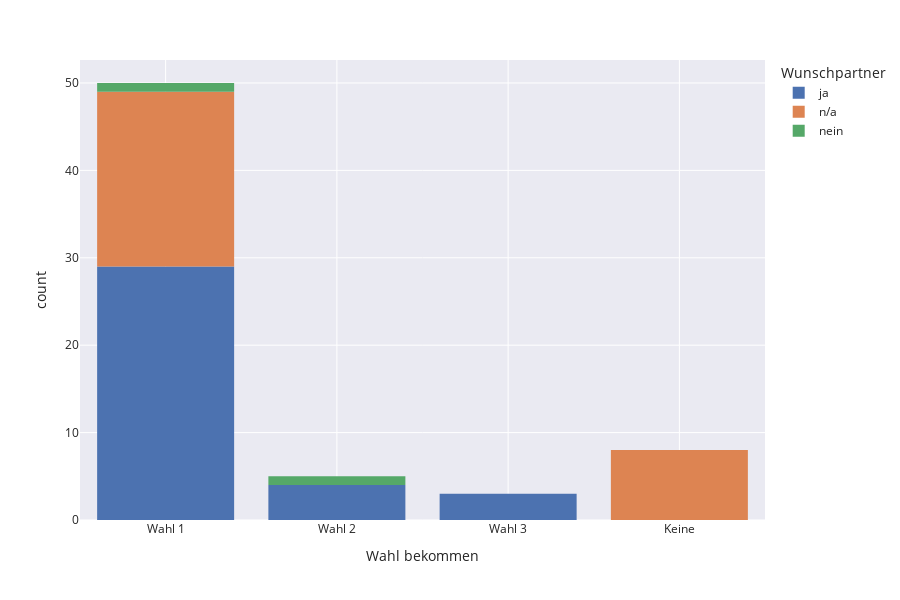

Here is the notebook cell this chart was saved with:
### Code cell
import plotly.io as pio
import plotly.express as px
pio.templates.default = "seaborn"

px.histogram(data_frame=df, x="Wahl bekommen", color="Wunschpartner", category_orders={"Wahl bekommen": ["Wahl 1", "Wahl 2", "Wahl 3", "Keine"],
                                                                                       "Wunschpartner": ["ja", "n/a", "nein"]}, height=600)

### Figure 1 — Plotly figure (JSON) as saved in the notebook; plotly's stock layout.template omitted (floating-point values rounded to 4 significant figures)
{"data": [{"alignmentgroup": "True", "bingroup": "x", "hovertemplate": "Wunschpartner=ja<br>Wahl bekommen=%{x}<br>count=%{y}<extra></extra>", "legendgroup": "ja", "marker": {"color": "rgb(76,114,176)", "pattern": {"shape": ""}}, "name": "ja", "offsetgroup": "ja", "orientation": "v", "showlegend": true, "type": "histogram", "x": ["Wahl 1", "Wahl 2", "Wahl 1", "Wahl 1", "Wahl 1", "Wahl 3", "Wahl 1", "Wahl 1", "Wahl 1", "Wahl 2", "Wahl 1", "Wahl 1", "Wahl 1", "Wahl 2", "Wahl 1", "Wahl 1", "Wahl 1", "Wahl 1", "Wahl 3", "Wahl 1", "Wahl 1", "Wahl 1", "Wahl 2", "Wahl 3", "Wahl 1", "Wahl 1", "Wahl 1", "Wahl 1", "Wahl 1", "Wahl 1", "Wahl 1", "Wahl 1", "Wahl 1", "Wahl 1", "Wahl 1", "Wahl 1"], "xaxis": "x", "yaxis": "y"}, {"alignmentgroup": "True", "bingroup": "x", "hovertemplate": "Wunschpartner=n/a<br>Wahl bekommen=%{x}<br>count=%{y}<extra></extra>", "legendgroup": "n/a", "marker": {"color": "rgb(221,132,82)", "pattern": {"shape": ""}}, "name": "n/a", "offsetgroup": "n/a", "orientation": "v", "showlegend": true, "type": "histogram", "x": ["Keine", "Wahl 1", "Wahl 1", "Keine", "Wahl 1", "Wahl 1", "Wahl 1", "Wahl 1", "Keine", "Wahl 1", "Wahl 1", "Wahl 1", "Wahl 1", "Wahl 1", "Wahl 1", "Wahl 1", "Wahl 1", "Keine", "Keine", "Keine", "Wahl 1", "Wahl 1", "Wahl 1", "Wahl 1", "Keine", "Keine", "Wahl 1", "Wahl 1"], "xaxis": "x", "yaxis": "y"}, {"alignmentgroup": "True", "bingroup": "x", "hovertemplate": "Wunschpartner=nein<br>Wahl bekommen=%{x}<br>count=%{y}<extra></extra>", "legendgroup": "nein", "marker": {"color": "rgb(85,168,104)", "pattern": {"shape": ""}}, "name": "nein", "offsetgroup": "nein", "orientation": "v", "showlegend": true, "type": "histogram", "x": ["Wahl 1", "Wahl 2"], "xaxis": "x", "yaxis": "y"}], "layout": {"barmode": "relative", "height": 600, "legend": {"title": {"text": "Wunschpartner"}, "tracegroupgap": 0}, "margin": {"t": 60}, "xaxis": {"anchor": "y", "categoryarray": ["Wahl 1", "Wahl 2", "Wahl 3", "Keine"], "categoryorder": "array", "domain": [0, 1], "title": {"text": "Wahl bekommen"}}, "yaxis": {"anchor": "x", "domain": [0, 1], "title": {"text": "count"}}}}
